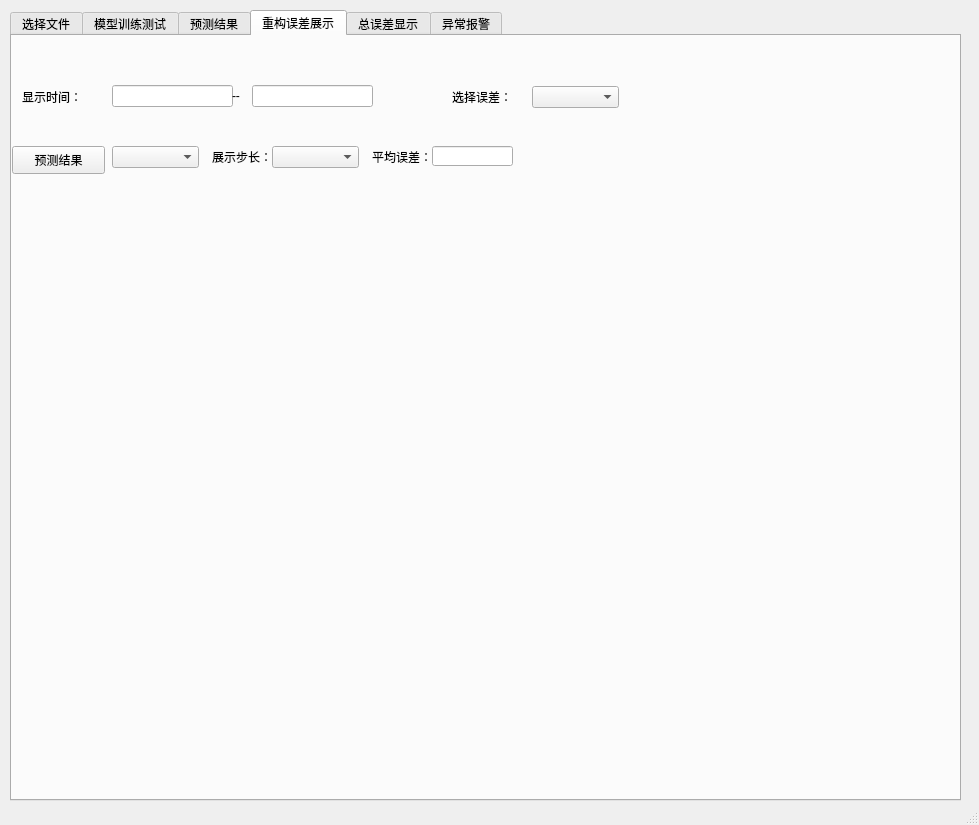
<?xml version="1.0" encoding="UTF-8"?>
<ui version="4.0">
 <class>MainWindow</class>
 <widget class="QMainWindow" name="MainWindow">
  <property name="geometry">
   <rect>
    <x>0</x>
    <y>0</y>
    <width>979</width>
    <height>825</height>
   </rect>
  </property>
  <property name="windowTitle">
   <string>MainWindow</string>
  </property>
  <widget class="QWidget" name="centralwidget">
   <widget class="QTabWidget" name="tabWidget">
    <property name="geometry">
     <rect>
      <x>10</x>
      <y>10</y>
      <width>951</width>
      <height>791</height>
     </rect>
    </property>
    <property name="currentIndex">
     <number>3</number>
    </property>
    <widget class="QWidget" name="tab_1">
     <attribute name="title">
      <string>选择文件</string>
     </attribute>
     <widget class="QPushButton" name="pushButton_csv">
      <property name="geometry">
       <rect>
        <x>10</x>
        <y>20</y>
        <width>93</width>
        <height>28</height>
       </rect>
      </property>
      <property name="text">
       <string>输入文件</string>
      </property>
     </widget>
     <widget class="QLabel" name="label">
      <property name="geometry">
       <rect>
        <x>331</x>
        <y>22</y>
        <width>591</width>
        <height>21</height>
       </rect>
      </property>
      <property name="text">
       <string/>
      </property>
     </widget>
     <widget class="QTableView" name="tableView">
      <property name="geometry">
       <rect>
        <x>10</x>
        <y>60</y>
        <width>931</width>
        <height>661</height>
       </rect>
      </property>
     </widget>
     <widget class="QPushButton" name="pushButton_choose">
      <property name="geometry">
       <rect>
        <x>10</x>
        <y>730</y>
        <width>131</width>
        <height>28</height>
       </rect>
      </property>
      <property name="text">
       <string>选择检测数据</string>
      </property>
     </widget>
     <widget class="QPushButton" name="pushButton_all_value">
      <property name="geometry">
       <rect>
        <x>110</x>
        <y>20</y>
        <width>93</width>
        <height>28</height>
       </rect>
      </property>
      <property name="text">
       <string>特征全选</string>
      </property>
     </widget>
     <widget class="QPushButton" name="pushButton_no_value">
      <property name="geometry">
       <rect>
        <x>210</x>
        <y>20</y>
        <width>93</width>
        <height>28</height>
       </rect>
      </property>
      <property name="text">
       <string>特征清空</string>
      </property>
     </widget>
     <widget class="QLineEdit" name="label_22">
      <property name="geometry">
       <rect>
        <x>150</x>
        <y>730</y>
        <width>781</width>
        <height>24</height>
       </rect>
      </property>
     </widget>
    </widget>
    <widget class="QWidget" name="tab_2">
     <attribute name="title">
      <string>模型训练测试</string>
     </attribute>
     <widget class="QLabel" name="label_2">
      <property name="geometry">
       <rect>
        <x>10</x>
        <y>10</y>
        <width>72</width>
        <height>21</height>
       </rect>
      </property>
      <property name="text">
       <string>选择模型：</string>
      </property>
     </widget>
     <widget class="QPushButton" name="pushButton_pth">
      <property name="geometry">
       <rect>
        <x>20</x>
        <y>40</y>
        <width>141</width>
        <height>28</height>
       </rect>
      </property>
      <property name="text">
       <string>加载预训练参数</string>
      </property>
     </widget>
     <widget class="QWidget" name="verticalLayoutWidget">
      <property name="geometry">
       <rect>
        <x>80</x>
        <y>70</y>
        <width>111</width>
        <height>101</height>
       </rect>
      </property>
      <layout class="QVBoxLayout" name="verticalLayout">
       <item>
        <widget class="QLineEdit" name="lineEdit_trainstarttime"/>
       </item>
       <item>
        <widget class="QLineEdit" name="lineEdit_validstarttime"/>
       </item>
       <item>
        <widget class="QLineEdit" name="lineEdit_teststarttime"/>
       </item>
      </layout>
     </widget>
     <widget class="QWidget" name="verticalLayoutWidget_2">
      <property name="geometry">
       <rect>
        <x>190</x>
        <y>70</y>
        <width>21</width>
        <height>101</height>
       </rect>
      </property>
      <layout class="QVBoxLayout" name="verticalLayout_2">
       <item>
        <widget class="QLabel" name="label_12">
         <property name="text">
          <string>--</string>
         </property>
        </widget>
       </item>
       <item>
        <widget class="QLabel" name="label_11">
         <property name="text">
          <string>--</string>
         </property>
        </widget>
       </item>
       <item>
        <widget class="QLabel" name="label_10">
         <property name="text">
          <string>--</string>
         </property>
        </widget>
       </item>
      </layout>
     </widget>
     <widget class="QWidget" name="verticalLayoutWidget_3">
      <property name="geometry">
       <rect>
        <x>210</x>
        <y>70</y>
        <width>111</width>
        <height>101</height>
       </rect>
      </property>
      <layout class="QVBoxLayout" name="verticalLayout_3">
       <item>
        <widget class="QLineEdit" name="lineEdit_trainendtime"/>
       </item>
       <item>
        <widget class="QLineEdit" name="lineEdit_validendtime"/>
       </item>
       <item>
        <widget class="QLineEdit" name="lineEdit_testendtime"/>
       </item>
      </layout>
     </widget>
     <widget class="QPushButton" name="pushButton_showdataset">
      <property name="geometry">
       <rect>
        <x>10</x>
        <y>180</y>
        <width>161</width>
        <height>28</height>
       </rect>
      </property>
      <property name="text">
       <string>数据集划分展示</string>
      </property>
     </widget>
     <widget class="QWidget" name="verticalLayoutWidget_4">
      <property name="geometry">
       <rect>
        <x>340</x>
        <y>69</y>
        <width>111</width>
        <height>101</height>
       </rect>
      </property>
      <layout class="QVBoxLayout" name="verticalLayout_5">
       <item>
        <widget class="QLabel" name="label_6">
         <property name="text">
          <string>训练轮数：</string>
         </property>
        </widget>
       </item>
       <item>
        <widget class="QLabel" name="label_7">
         <property name="text">
          <string>batch_size：</string>
         </property>
        </widget>
       </item>
       <item>
        <widget class="QLabel" name="label_8">
         <property name="text">
          <string>初始学习率：</string>
         </property>
        </widget>
       </item>
      </layout>
     </widget>
     <widget class="QWidget" name="verticalLayoutWidget_5">
      <property name="geometry">
       <rect>
        <x>460</x>
        <y>70</y>
        <width>121</width>
        <height>101</height>
       </rect>
      </property>
      <layout class="QVBoxLayout" name="verticalLayout_6">
       <item>
        <widget class="QLineEdit" name="lineEdit_epoch"/>
       </item>
       <item>
        <widget class="QLineEdit" name="lineEdit_batchsize"/>
       </item>
       <item>
        <widget class="QLineEdit" name="lineEdit_rate"/>
       </item>
      </layout>
     </widget>
     <widget class="QPushButton" name="pushButton_train">
      <property name="geometry">
       <rect>
        <x>0</x>
        <y>540</y>
        <width>181</width>
        <height>28</height>
       </rect>
      </property>
      <property name="text">
       <string>开始训练</string>
      </property>
     </widget>
     <widget class="QPlainTextEdit" name="plainTextEdit">
      <property name="geometry">
       <rect>
        <x>10</x>
        <y>580</y>
        <width>921</width>
        <height>151</height>
       </rect>
      </property>
      <property name="plainText">
       <string/>
      </property>
     </widget>
     <widget class="QWidget" name="verticalLayoutWidget_8">
      <property name="geometry">
       <rect>
        <x>10</x>
        <y>70</y>
        <width>77</width>
        <height>101</height>
       </rect>
      </property>
      <layout class="QVBoxLayout" name="verticalLayout_4">
       <item>
        <widget class="QLabel" name="label_3">
         <property name="text">
          <string>训练时间：</string>
         </property>
        </widget>
       </item>
       <item>
        <widget class="QLabel" name="label_4">
         <property name="text">
          <string>验证时间：</string>
         </property>
        </widget>
       </item>
       <item>
        <widget class="QLabel" name="label_5">
         <property name="text">
          <string>测试时间：</string>
         </property>
        </widget>
       </item>
      </layout>
     </widget>
     <widget class="QWidget" name="verticalLayoutWidget_9">
      <property name="geometry">
       <rect>
        <x>610</x>
        <y>70</y>
        <width>81</width>
        <height>101</height>
       </rect>
      </property>
      <layout class="QVBoxLayout" name="verticalLayout_9">
       <item>
        <widget class="QLabel" name="label_18">
         <property name="text">
          <string>输入步长：</string>
         </property>
        </widget>
       </item>
       <item>
        <widget class="QLabel" name="label_19">
         <property name="text">
          <string>预测步长：</string>
         </property>
        </widget>
       </item>
       <item>
        <widget class="QLabel" name="label_20">
         <property name="text">
          <string>重合步长：</string>
         </property>
        </widget>
       </item>
      </layout>
     </widget>
     <widget class="QWidget" name="verticalLayoutWidget_10">
      <property name="geometry">
       <rect>
        <x>700</x>
        <y>70</y>
        <width>111</width>
        <height>101</height>
       </rect>
      </property>
      <layout class="QVBoxLayout" name="verticalLayout_10">
       <item>
        <widget class="QLineEdit" name="lineEdit_inputlength"/>
       </item>
       <item>
        <widget class="QLineEdit" name="lineEdit_predlength"/>
       </item>
       <item>
        <widget class="QLineEdit" name="lineEdit_labellength"/>
       </item>
      </layout>
     </widget>
     <widget class="QComboBox" name="comboBox_model">
      <property name="geometry">
       <rect>
        <x>80</x>
        <y>10</y>
        <width>87</width>
        <height>22</height>
       </rect>
      </property>
     </widget>
     <widget class="QComboBox" name="comboBox_model_2">
      <property name="geometry">
       <rect>
        <x>190</x>
        <y>180</y>
        <width>87</width>
        <height>22</height>
       </rect>
      </property>
     </widget>
     <widget class="QLabel" name="label_21">
      <property name="geometry">
       <rect>
        <x>210</x>
        <y>40</y>
        <width>701</width>
        <height>21</height>
       </rect>
      </property>
      <property name="text">
       <string/>
      </property>
     </widget>
     <widget class="QLabel" name="label_dataset">
      <property name="geometry">
       <rect>
        <x>300</x>
        <y>180</y>
        <width>591</width>
        <height>20</height>
       </rect>
      </property>
      <property name="text">
       <string/>
      </property>
     </widget>
     <widget class="QLabel" name="label_17">
      <property name="geometry">
       <rect>
        <x>180</x>
        <y>10</y>
        <width>109</width>
        <height>28</height>
       </rect>
      </property>
      <property name="text">
       <string>选择损失函数：</string>
      </property>
     </widget>
     <widget class="QComboBox" name="comboBox_lossfc">
      <property name="geometry">
       <rect>
        <x>280</x>
        <y>10</y>
        <width>119</width>
        <height>21</height>
       </rect>
      </property>
     </widget>
    </widget>
    <widget class="QWidget" name="tab_3">
     <attribute name="title">
      <string>预测结果</string>
     </attribute>
     <widget class="QPushButton" name="pushButton_pred">
      <property name="geometry">
       <rect>
        <x>0</x>
        <y>110</y>
        <width>93</width>
        <height>28</height>
       </rect>
      </property>
      <property name="text">
       <string>预测结果</string>
      </property>
     </widget>
     <widget class="QLabel" name="label_9">
      <property name="geometry">
       <rect>
        <x>10</x>
        <y>50</y>
        <width>72</width>
        <height>21</height>
       </rect>
      </property>
      <property name="text">
       <string>显示时间：</string>
      </property>
     </widget>
     <widget class="QWidget" name="gridLayoutWidget">
      <property name="geometry">
       <rect>
        <x>100</x>
        <y>20</y>
        <width>121</width>
        <height>80</height>
       </rect>
      </property>
      <layout class="QGridLayout" name="gridLayout">
       <item row="0" column="0">
        <widget class="QLineEdit" name="lineEdit_showstarttime"/>
       </item>
      </layout>
     </widget>
     <widget class="QWidget" name="verticalLayoutWidget_6">
      <property name="geometry">
       <rect>
        <x>220</x>
        <y>20</y>
        <width>21</width>
        <height>80</height>
       </rect>
      </property>
      <layout class="QVBoxLayout" name="verticalLayout_7">
       <item>
        <widget class="QLabel" name="label_13">
         <property name="text">
          <string>--</string>
         </property>
        </widget>
       </item>
      </layout>
     </widget>
     <widget class="QWidget" name="gridLayoutWidget_2">
      <property name="geometry">
       <rect>
        <x>240</x>
        <y>20</y>
        <width>121</width>
        <height>80</height>
       </rect>
      </property>
      <layout class="QGridLayout" name="gridLayout_2">
       <item row="0" column="0">
        <widget class="QLineEdit" name="lineEdit_showendtime"/>
       </item>
      </layout>
     </widget>
     <widget class="QComboBox" name="comboBox_pred">
      <property name="geometry">
       <rect>
        <x>100</x>
        <y>110</y>
        <width>87</width>
        <height>22</height>
       </rect>
      </property>
     </widget>
     <widget class="QLabel" name="label_pred_time">
      <property name="geometry">
       <rect>
        <x>370</x>
        <y>50</y>
        <width>541</width>
        <height>21</height>
       </rect>
      </property>
      <property name="text">
       <string/>
      </property>
     </widget>
     <widget class="QLabel" name="label_pred_show">
      <property name="geometry">
       <rect>
        <x>410</x>
        <y>110</y>
        <width>511</width>
        <height>21</height>
       </rect>
      </property>
      <property name="text">
       <string/>
      </property>
     </widget>
     <widget class="QLabel" name="label_pred_path">
      <property name="geometry">
       <rect>
        <x>100</x>
        <y>730</y>
        <width>721</width>
        <height>21</height>
       </rect>
      </property>
      <property name="text">
       <string/>
      </property>
     </widget>
     <widget class="QLabel" name="label_23">
      <property name="geometry">
       <rect>
        <x>200</x>
        <y>110</y>
        <width>72</width>
        <height>21</height>
       </rect>
      </property>
      <property name="text">
       <string>展示步长：</string>
      </property>
     </widget>
     <widget class="QComboBox" name="comboBox_stepshow">
      <property name="geometry">
       <rect>
        <x>260</x>
        <y>110</y>
        <width>87</width>
        <height>22</height>
       </rect>
      </property>
     </widget>
     <widget class="QLabel" name="label_26">
      <property name="geometry">
       <rect>
        <x>10</x>
        <y>730</y>
        <width>72</width>
        <height>21</height>
       </rect>
      </property>
      <property name="text">
       <string>模型路径：</string>
      </property>
     </widget>
    </widget>
    <widget class="QWidget" name="tab_4">
     <attribute name="title">
      <string>重构误差展示</string>
     </attribute>
     <widget class="QPushButton" name="pushButton_pred_2">
      <property name="geometry">
       <rect>
        <x>0</x>
        <y>110</y>
        <width>93</width>
        <height>28</height>
       </rect>
      </property>
      <property name="text">
       <string>预测结果</string>
      </property>
     </widget>
     <widget class="QWidget" name="gridLayoutWidget_3">
      <property name="geometry">
       <rect>
        <x>240</x>
        <y>20</y>
        <width>121</width>
        <height>80</height>
       </rect>
      </property>
      <layout class="QGridLayout" name="gridLayout_3">
       <item row="0" column="0">
        <widget class="QLineEdit" name="lineEdit_errorshowendtime"/>
       </item>
      </layout>
     </widget>
     <widget class="QLabel" name="label_14">
      <property name="geometry">
       <rect>
        <x>10</x>
        <y>50</y>
        <width>72</width>
        <height>21</height>
       </rect>
      </property>
      <property name="text">
       <string>显示时间：</string>
      </property>
     </widget>
     <widget class="QWidget" name="gridLayoutWidget_4">
      <property name="geometry">
       <rect>
        <x>100</x>
        <y>20</y>
        <width>121</width>
        <height>80</height>
       </rect>
      </property>
      <layout class="QGridLayout" name="gridLayout_4">
       <item row="0" column="0">
        <widget class="QLineEdit" name="lineEdit_errorshowstarttime"/>
       </item>
      </layout>
     </widget>
     <widget class="QWidget" name="verticalLayoutWidget_7">
      <property name="geometry">
       <rect>
        <x>220</x>
        <y>20</y>
        <width>21</width>
        <height>80</height>
       </rect>
      </property>
      <layout class="QVBoxLayout" name="verticalLayout_8">
       <item>
        <widget class="QLabel" name="label_15">
         <property name="text">
          <string>--</string>
         </property>
        </widget>
       </item>
      </layout>
     </widget>
     <widget class="QComboBox" name="comboBox_error">
      <property name="geometry">
       <rect>
        <x>520</x>
        <y>50</y>
        <width>87</width>
        <height>22</height>
       </rect>
      </property>
     </widget>
     <widget class="QLabel" name="label_16">
      <property name="geometry">
       <rect>
        <x>440</x>
        <y>50</y>
        <width>72</width>
        <height>21</height>
       </rect>
      </property>
      <property name="text">
       <string>选择误差：</string>
      </property>
     </widget>
     <widget class="QComboBox" name="comboBox_errorshow">
      <property name="geometry">
       <rect>
        <x>100</x>
        <y>110</y>
        <width>87</width>
        <height>22</height>
       </rect>
      </property>
     </widget>
     <widget class="QLabel" name="label_24">
      <property name="geometry">
       <rect>
        <x>200</x>
        <y>110</y>
        <width>72</width>
        <height>21</height>
       </rect>
      </property>
      <property name="text">
       <string>展示步长：</string>
      </property>
     </widget>
     <widget class="QComboBox" name="comboBox_stepshow_2">
      <property name="geometry">
       <rect>
        <x>260</x>
        <y>110</y>
        <width>87</width>
        <height>22</height>
       </rect>
      </property>
     </widget>
     <widget class="QLabel" name="label_25">
      <property name="geometry">
       <rect>
        <x>360</x>
        <y>110</y>
        <width>81</width>
        <height>21</height>
       </rect>
      </property>
      <property name="text">
       <string>平均误差：</string>
      </property>
     </widget>
     <widget class="QLineEdit" name="lineEdit_threshold">
      <property name="geometry">
       <rect>
        <x>420</x>
        <y>110</y>
        <width>81</width>
        <height>20</height>
       </rect>
      </property>
     </widget>
     <widget class="QLabel" name="label_thresholderror">
      <property name="geometry">
       <rect>
        <x>510</x>
        <y>110</y>
        <width>281</width>
        <height>21</height>
       </rect>
      </property>
      <property name="text">
       <string/>
      </property>
     </widget>
    </widget>
    <widget class="QWidget" name="tab_5">
     <attribute name="title">
      <string>总误差显示</string>
     </attribute>
     <widget class="QPushButton" name="pushButton_allerror">
      <property name="geometry">
       <rect>
        <x>9</x>
        <y>112</y>
        <width>93</width>
        <height>28</height>
       </rect>
      </property>
      <property name="text">
       <string>预测结果</string>
      </property>
     </widget>
     <widget class="QLabel" name="label_27">
      <property name="geometry">
       <rect>
        <x>19</x>
        <y>52</y>
        <width>72</width>
        <height>21</height>
       </rect>
      </property>
      <property name="text">
       <string>显示时间：</string>
      </property>
     </widget>
     <widget class="QComboBox" name="comboBox_allerror">
      <property name="geometry">
       <rect>
        <x>460</x>
        <y>50</y>
        <width>87</width>
        <height>22</height>
       </rect>
      </property>
     </widget>
     <widget class="QLabel" name="label_29">
      <property name="geometry">
       <rect>
        <x>380</x>
        <y>50</y>
        <width>72</width>
        <height>21</height>
       </rect>
      </property>
      <property name="text">
       <string>选择误差：</string>
      </property>
     </widget>
     <widget class="QComboBox" name="comboBox_stepshow_3">
      <property name="geometry">
       <rect>
        <x>200</x>
        <y>120</y>
        <width>87</width>
        <height>22</height>
       </rect>
      </property>
     </widget>
     <widget class="QLabel" name="label_30">
      <property name="geometry">
       <rect>
        <x>120</x>
        <y>120</y>
        <width>72</width>
        <height>21</height>
       </rect>
      </property>
      <property name="text">
       <string>展示步长：</string>
      </property>
     </widget>
     <widget class="QLabel" name="label_31">
      <property name="geometry">
       <rect>
        <x>300</x>
        <y>120</y>
        <width>81</width>
        <height>21</height>
       </rect>
      </property>
      <property name="text">
       <string>平均误差：</string>
      </property>
     </widget>
     <widget class="QLineEdit" name="lineEdit_allerrorthreshold">
      <property name="geometry">
       <rect>
        <x>370</x>
        <y>120</y>
        <width>81</width>
        <height>20</height>
       </rect>
      </property>
     </widget>
     <widget class="QLineEdit" name="lineEdit_allerrorshowstarttime">
      <property name="geometry">
       <rect>
        <x>100</x>
        <y>50</y>
        <width>119</width>
        <height>24</height>
       </rect>
      </property>
     </widget>
     <widget class="QLabel" name="label_28">
      <property name="geometry">
       <rect>
        <x>220</x>
        <y>20</y>
        <width>19</width>
        <height>78</height>
       </rect>
      </property>
      <property name="text">
       <string>--</string>
      </property>
     </widget>
     <widget class="QLineEdit" name="lineEdit_allerrorshowendtime">
      <property name="geometry">
       <rect>
        <x>240</x>
        <y>50</y>
        <width>119</width>
        <height>24</height>
       </rect>
      </property>
     </widget>
     <widget class="QLabel" name="label_thresholdallerror">
      <property name="geometry">
       <rect>
        <x>470</x>
        <y>120</y>
        <width>281</width>
        <height>21</height>
       </rect>
      </property>
      <property name="text">
       <string/>
      </property>
     </widget>
    </widget>
    <widget class="QWidget" name="tab_6">
     <attribute name="title">
      <string>异常报警</string>
     </attribute>
     <widget class="QLineEdit" name="lineEdit_alarm">
      <property name="geometry">
       <rect>
        <x>90</x>
        <y>30</y>
        <width>119</width>
        <height>24</height>
       </rect>
      </property>
     </widget>
     <widget class="QLabel" name="label_33">
      <property name="geometry">
       <rect>
        <x>230</x>
        <y>30</y>
        <width>72</width>
        <height>21</height>
       </rect>
      </property>
      <property name="text">
       <string>时间阈值：</string>
      </property>
     </widget>
     <widget class="QLineEdit" name="lineEdit_alarm_time">
      <property name="geometry">
       <rect>
        <x>310</x>
        <y>30</y>
        <width>119</width>
        <height>24</height>
       </rect>
      </property>
     </widget>
     <widget class="QPlainTextEdit" name="plainTextEdit_alarm">
      <property name="geometry">
       <rect>
        <x>10</x>
        <y>600</y>
        <width>921</width>
        <height>151</height>
       </rect>
      </property>
      <property name="plainText">
       <string/>
      </property>
     </widget>
     <widget class="QPushButton" name="pushButton_alarm">
      <property name="geometry">
       <rect>
        <x>0</x>
        <y>100</y>
        <width>93</width>
        <height>28</height>
       </rect>
      </property>
      <property name="text">
       <string>异常报警</string>
      </property>
     </widget>
     <widget class="QLabel" name="label_alarm">
      <property name="geometry">
       <rect>
        <x>460</x>
        <y>30</y>
        <width>441</width>
        <height>21</height>
       </rect>
      </property>
      <property name="text">
       <string/>
      </property>
     </widget>
     <widget class="QLabel" name="label_34">
      <property name="geometry">
       <rect>
        <x>10</x>
        <y>70</y>
        <width>72</width>
        <height>21</height>
       </rect>
      </property>
      <property name="text">
       <string>选择误差：</string>
      </property>
     </widget>
     <widget class="QComboBox" name="comboBox_alarm">
      <property name="geometry">
       <rect>
        <x>90</x>
        <y>70</y>
        <width>87</width>
        <height>22</height>
       </rect>
      </property>
     </widget>
     <widget class="QComboBox" name="comboBox_alarm_stepshow">
      <property name="geometry">
       <rect>
        <x>300</x>
        <y>70</y>
        <width>87</width>
        <height>22</height>
       </rect>
      </property>
     </widget>
     <widget class="QLabel" name="label_35">
      <property name="geometry">
       <rect>
        <x>220</x>
        <y>70</y>
        <width>72</width>
        <height>21</height>
       </rect>
      </property>
      <property name="text">
       <string>展示步长：</string>
      </property>
     </widget>
     <widget class="QComboBox" name="comboBox_alarm_value">
      <property name="geometry">
       <rect>
        <x>100</x>
        <y>100</y>
        <width>87</width>
        <height>22</height>
       </rect>
      </property>
     </widget>
     <widget class="QComboBox" name="comboBox_label">
      <property name="geometry">
       <rect>
        <x>0</x>
        <y>30</y>
        <width>87</width>
        <height>22</height>
       </rect>
      </property>
     </widget>
    </widget>
   </widget>
  </widget>
  <widget class="QStatusBar" name="statusbar"/>
 </widget>
 <tabstops>
  <tabstop>tabWidget</tabstop>
  <tabstop>pushButton_csv</tabstop>
  <tabstop>comboBox_model</tabstop>
  <tabstop>pushButton_pth</tabstop>
  <tabstop>lineEdit_trainstarttime</tabstop>
  <tabstop>lineEdit_trainendtime</tabstop>
  <tabstop>lineEdit_validstarttime</tabstop>
  <tabstop>lineEdit_validendtime</tabstop>
  <tabstop>lineEdit_teststarttime</tabstop>
  <tabstop>lineEdit_testendtime</tabstop>
  <tabstop>lineEdit_epoch</tabstop>
  <tabstop>lineEdit_batchsize</tabstop>
  <tabstop>lineEdit_inputlength</tabstop>
  <tabstop>lineEdit_predlength</tabstop>
  <tabstop>lineEdit_labellength</tabstop>
  <tabstop>pushButton_showdataset</tabstop>
  <tabstop>pushButton_train</tabstop>
  <tabstop>plainTextEdit</tabstop>
  <tabstop>lineEdit_showstarttime</tabstop>
  <tabstop>lineEdit_showendtime</tabstop>
  <tabstop>pushButton_pred</tabstop>
  <tabstop>lineEdit_errorshowstarttime</tabstop>
  <tabstop>lineEdit_errorshowendtime</tabstop>
  <tabstop>comboBox_error</tabstop>
  <tabstop>pushButton_pred_2</tabstop>
 </tabstops>
 <resources/>
 <connections/>
</ui>
